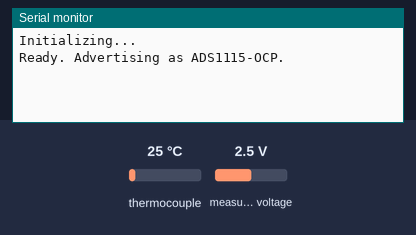
This sketch was run on a simulated ESP32. On the bench: the last lines printed to the serial monitor. The inputs (shaded band) are chosen by the test bench; at power-on: thermocouple 25 °C, measured voltage 2.5 V. Nothing arrives over Bluetooth unless stated; a phone connects over Bluetooth LE 3 s after start.

Above: at 1.2 s.
1.3 s: thermocouple set to 6 °C
At 5.0 s:
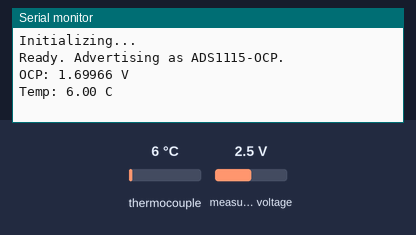
5.7 s: measured voltage set to 0.1 V
7.2 s: thermocouple set to 75 °C
8.7 s: measured voltage set to 1.2 V
At 8.7 s:
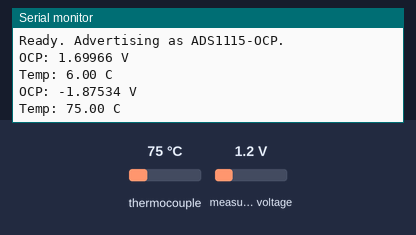

Measured:
- after the input at 1.3 s, the serial monitor: prints a new line after 3.0 s (image 1)

The sketch:

OCP.ino
```cpp
#include <Wire.h>
#include <SPI.h>
#include <Adafruit_ADS1X15.h>
#include <Adafruit_MAX31865.h>
#include <BLEDevice.h>
#include <BLEServer.h>
#include <BLEUtils.h>
#include <BLE2902.h>
#include <stdlib.h>

Adafruit_ADS1115 ads;

#define MAX31865_CS_PIN 5
#define MAX31865_RDY_PIN 4
Adafruit_MAX31865 rtd(MAX31865_CS_PIN);

const double RTD_NOMINAL = 100.0;
const double RTD_REFERENCE = 430.0;

const double VOLTS_PER_BIT = 0.000125;
const double VMID_CALIBRATED = 1.65017;
const int OVERSAMPLE_COUNT = 512;

const int TRIM_COUNT = 64;
int16_t adcSamples[OVERSAMPLE_COUNT];

int compareInt16(const void *a, const void *b) {
  return (int)*(const int16_t *)a - (int)*(const int16_t *)b;
}

// Nordic UART Service (NUS) - the de facto default ESP32 BLE UUID set,
// recognized out of the box by nRF Connect / Serial Bluetooth Terminal etc.
#define SERVICE_UUID    "6E400001-B5A3-F393-E0A9-E50E24DCCA9E"
#define CHARACTERISTIC_UUID_TX "6E400003-B5A3-F393-E0A9-E50E24DCCA9E"
#define CHARACTERISTIC_UUID_RX "6E400002-B5A3-F393-E0A9-E50E24DCCA9E"

BLECharacteristic *pTxCharacteristic;
volatile bool deviceConnected = false;

class ServerCallbacks : public BLEServerCallbacks {
  void onConnect(BLEServer *pServer) override {
    deviceConnected = true;
  }
  void onDisconnect(BLEServer *pServer) override {
    deviceConnected = false;
    pServer->startAdvertising();
  }
};

void setup(void) {
  Serial.begin(115200);
  Serial.println("Initializing...");

  Wire.begin(21, 22);
  Wire.setClock(400000);

  if (!ads.begin(0x48)) {
    Serial.println("ERROR: ADS1115 not detected, check wiring.");
    while (1);
  }

  ads.setGain(GAIN_ONE);
  ads.setDataRate(RATE_ADS1115_860SPS);

  pinMode(MAX31865_RDY_PIN, INPUT);
  rtd.begin(MAX31865_2WIRE);

  BLEDevice::init("ADS1115-OCP");
  BLEServer *pServer = BLEDevice::createServer();
  pServer->setCallbacks(new ServerCallbacks());

  BLEService *pService = pServer->createService(SERVICE_UUID);

  pTxCharacteristic = pService->createCharacteristic(
      CHARACTERISTIC_UUID_TX,
      BLECharacteristic::PROPERTY_READ | BLECharacteristic::PROPERTY_NOTIFY);
  pTxCharacteristic->addDescriptor(new BLE2902());

  // RX included for a complete/standard NUS service; unused for now (no
  // inbound commands yet).
  pService->createCharacteristic(
      CHARACTERISTIC_UUID_RX,
      BLECharacteristic::PROPERTY_WRITE | BLECharacteristic::PROPERTY_WRITE_NR);

  pService->start();

  BLEAdvertising *pAdvertising = BLEDevice::getAdvertising();
  pAdvertising->addServiceUUID(SERVICE_UUID);
  pAdvertising->start();

  Serial.println("Ready. Advertising as ADS1115-OCP.");
}

void loop(void) {
  for (int i = 0; i < OVERSAMPLE_COUNT; ++i)
    adcSamples[i] = ads.readADC_SingleEnded(0);

  qsort(adcSamples, OVERSAMPLE_COUNT, sizeof(adcSamples[0]), compareInt16);

  double raw = 0.0;
  for (int i = TRIM_COUNT; i < OVERSAMPLE_COUNT - TRIM_COUNT; ++i)
    raw += (double)adcSamples[i];
  int keptCount = OVERSAMPLE_COUNT - 2 * TRIM_COUNT;

  double adc_measured_volts = raw / (double)keptCount * VOLTS_PER_BIT;
  double ocp_volts = (adc_measured_volts - VMID_CALIBRATED) * 2.0;

  Serial.print("OCP: ");
  Serial.print(ocp_volts, 5);
  Serial.println(" V");

  double temp_c = NAN;
  uint8_t fault = rtd.readFault();
  if (fault) {
    Serial.print("MAX31865 fault 0x");
    Serial.println(fault, HEX);
    rtd.clearFault();
  } else {
    temp_c = rtd.temperature(RTD_NOMINAL, RTD_REFERENCE);
    Serial.print("Temp: ");
    Serial.print(temp_c, 2);
    Serial.println(" C");
  }

  if (deviceConnected) {
    char json[96];
    if (fault) {
      snprintf(json, sizeof(json),
               "{\"ocp\":%.5f,\"temp_c\":null,\"fault\":%u}", ocp_volts,
               fault);
    } else {
      snprintf(json, sizeof(json),
               "{\"ocp\":%.5f,\"temp_c\":%.2f,\"fault\":0}", ocp_volts,
               temp_c);
    }
    pTxCharacteristic->setValue(json);
    pTxCharacteristic->notify();
  }

  delay(100);
}
```
